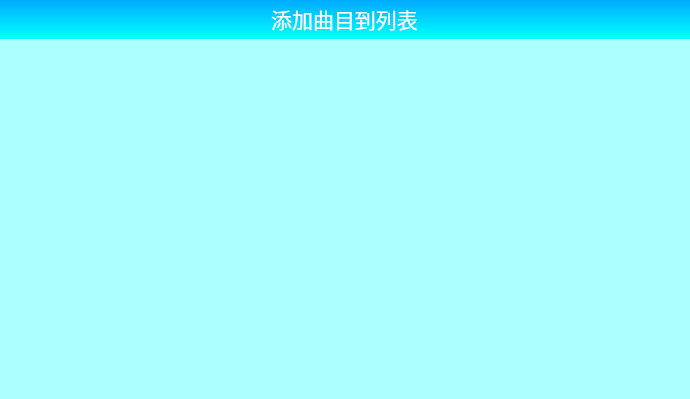
<?xml version="1.0" encoding="UTF-8"?>
<ui version="4.0">
 <class>searchFileDialog</class>
 <widget class="QWidget" name="searchFileDialog">
  <property name="geometry">
   <rect>
    <x>0</x>
    <y>0</y>
    <width>690</width>
    <height>399</height>
   </rect>
  </property>
  <property name="minimumSize">
   <size>
    <width>690</width>
    <height>399</height>
   </size>
  </property>
  <property name="maximumSize">
   <size>
    <width>690</width>
    <height>399</height>
   </size>
  </property>
  <property name="windowTitle">
   <string>Form</string>
  </property>
  <widget class="QWidget" name="widget" native="true">
   <property name="geometry">
    <rect>
     <x>0</x>
     <y>0</y>
     <width>690</width>
     <height>39</height>
    </rect>
   </property>
   <property name="minimumSize">
    <size>
     <width>690</width>
     <height>39</height>
    </size>
   </property>
   <property name="maximumSize">
    <size>
     <width>690</width>
     <height>39</height>
    </size>
   </property>
   <property name="styleSheet">
    <string notr="true">background-color: qlineargradient(spread:pad, x1:0, y1:0, x2:0, y2:1, stop:0 rgb(0, 170, 255),stop:1  rgb(0, 255, 255));</string>
   </property>
   <layout class="QHBoxLayout" name="horizontalLayout">
    <property name="spacing">
     <number>0</number>
    </property>
    <property name="leftMargin">
     <number>0</number>
    </property>
    <property name="topMargin">
     <number>0</number>
    </property>
    <property name="rightMargin">
     <number>0</number>
    </property>
    <property name="bottomMargin">
     <number>0</number>
    </property>
    <item>
     <widget class="QLabel" name="titleLabel">
      <property name="minimumSize">
       <size>
        <width>251</width>
        <height>35</height>
       </size>
      </property>
      <property name="maximumSize">
       <size>
        <width>251</width>
        <height>35</height>
       </size>
      </property>
      <property name="styleSheet">
       <string notr="true">background-color: rgba(255, 255, 255, 0);
color:white;</string>
      </property>
      <property name="text">
       <string>&lt;html&gt;&lt;head/&gt;&lt;body&gt;&lt;p align=&quot;center&quot;&gt;&lt;span style=&quot; font-size:16pt; color:#ffffff;&quot;&gt;添加曲目到列表&lt;/span&gt;&lt;/p&gt;&lt;/body&gt;&lt;/html&gt;</string>
      </property>
      <property name="alignment">
       <set>Qt::AlignCenter</set>
      </property>
     </widget>
    </item>
   </layout>
  </widget>
  <widget class="QStackedWidget" name="stackedWidget">
   <property name="geometry">
    <rect>
     <x>0</x>
     <y>40</y>
     <width>691</width>
     <height>361</height>
    </rect>
   </property>
   <property name="styleSheet">
    <string notr="true">background-color: rgb(170, 255, 255);</string>
   </property>
   <widget class="QWidget" name="page"/>
   <widget class="QWidget" name="page_2"/>
  </widget>
 </widget>
 <resources/>
 <connections/>
</ui>
